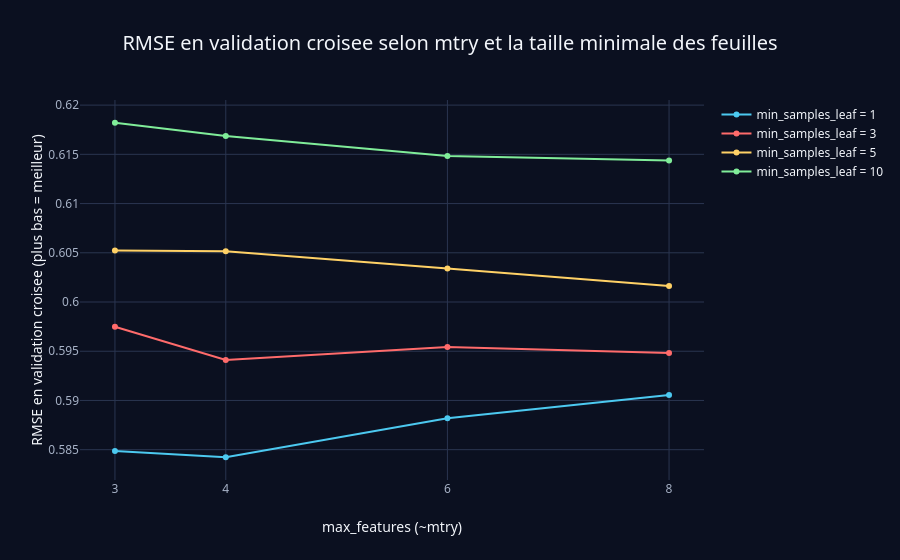

Notebook source saved alongside this figure:
### Code cell
# Une courbe par taille minimale de feuille ; l'axe x montre le nombre de variables candidates.
res = pd.DataFrame(rech.cv_results_)
res["rmse_cv"] = -res["mean_test_score"]
fig = go.Figure()
for taille, groupe in res.groupby("param_min_samples_leaf", sort=True):
    groupe = groupe.sort_values("param_max_features")
    fig.add_trace(go.Scatter(
        x=groupe["param_max_features"].astype(int), y=groupe["rmse_cv"],
        mode="lines+markers", name=f"min_samples_leaf = {taille}",
        hovertemplate="mtry = %{x}<br>RMSE = %{y:.3f}<extra></extra>",
    ))
fig.update_layout(
    title="RMSE en validation croisee selon mtry et la taille minimale des feuilles",
    xaxis=dict(title="max_features (~mtry)", tickmode="array", tickvals=grille["max_features"]),
    yaxis_title="RMSE en validation croisee (plus bas = meilleur)",
)
apply_dark_theme(fig)
fig.show()

### Figure 1 — Plotly figure (JSON) as saved in the notebook; plotly's stock layout.template omitted (floating-point values rounded to 4 significant figures)
{"data": [{"hovertemplate": "mtry = %{x}<br>RMSE = %{y:.3f}<extra></extra>", "mode": "lines+markers", "name": "min_samples_leaf = 1", "type": "scatter", "x": [3, 4, 6, 8], "y": [0.5849, 0.5842, 0.5882, 0.5906]}, {"hovertemplate": "mtry = %{x}<br>RMSE = %{y:.3f}<extra></extra>", "mode": "lines+markers", "name": "min_samples_leaf = 3", "type": "scatter", "x": [3, 4, 6, 8], "y": [0.5975, 0.5941, 0.5954, 0.5948]}, {"hovertemplate": "mtry = %{x}<br>RMSE = %{y:.3f}<extra></extra>", "mode": "lines+markers", "name": "min_samples_leaf = 5", "type": "scatter", "x": [3, 4, 6, 8], "y": [0.6052, 0.6052, 0.6034, 0.6016]}, {"hovertemplate": "mtry = %{x}<br>RMSE = %{y:.3f}<extra></extra>", "mode": "lines+markers", "name": "min_samples_leaf = 10", "type": "scatter", "x": [3, 4, 6, 8], "y": [0.6182, 0.6169, 0.6148, 0.6144]}], "layout": {"title": {"text": "RMSE en validation croisee selon mtry et la taille minimale des feuilles"}, "xaxis": {"tickmode": "array", "tickvals": [3, 4, 6, 8], "title": {"text": "max_features (~mtry)"}}, "yaxis": {"title": {"text": "RMSE en validation croisee (plus bas = meilleur)"}}}}
